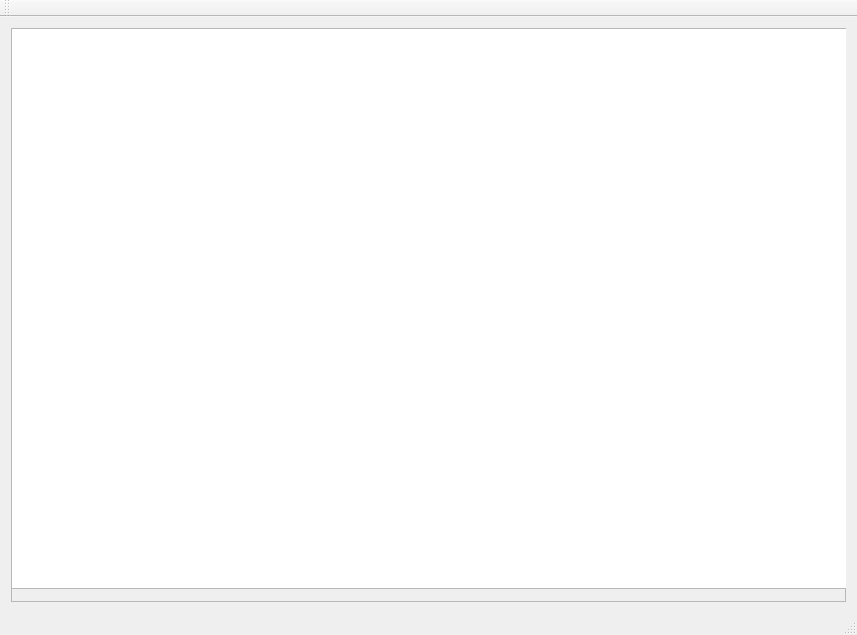
<?xml version="1.0" encoding="UTF-8"?>
<ui version="4.0">
 <class>BombastEditor</class>
 <widget class="QMainWindow" name="BombastEditor">
  <property name="geometry">
   <rect>
    <x>0</x>
    <y>0</y>
    <width>857</width>
    <height>635</height>
   </rect>
  </property>
  <property name="windowTitle">
   <string>BombastEditor</string>
  </property>
  <widget class="QWidget" name="centralWidget">
   <layout class="QVBoxLayout" name="verticalLayout">
    <item>
     <layout class="QGridLayout" name="gridLayout">
      <item row="0" column="0">
       <widget class="QFrame" name="graphicsFrame">
        <property name="sizePolicy">
         <sizepolicy hsizetype="Preferred" vsizetype="Preferred">
          <horstretch>2</horstretch>
          <verstretch>2</verstretch>
         </sizepolicy>
        </property>
        <property name="autoFillBackground">
         <bool>false</bool>
        </property>
        <property name="frameShape">
         <enum>QFrame::StyledPanel</enum>
        </property>
        <property name="frameShadow">
         <enum>QFrame::Raised</enum>
        </property>
        <widget class="QGraphicsView" name="graphicsView">
         <property name="geometry">
          <rect>
           <x>0</x>
           <y>0</y>
           <width>841</width>
           <height>561</height>
          </rect>
         </property>
         <property name="sizePolicy">
          <sizepolicy hsizetype="Preferred" vsizetype="Preferred">
           <horstretch>1</horstretch>
           <verstretch>1</verstretch>
          </sizepolicy>
         </property>
        </widget>
       </widget>
      </item>
     </layout>
    </item>
   </layout>
  </widget>
  <widget class="QMenuBar" name="menuBar">
   <property name="geometry">
    <rect>
     <x>0</x>
     <y>0</y>
     <width>857</width>
     <height>21</height>
    </rect>
   </property>
  </widget>
  <widget class="QToolBar" name="mainToolBar">
   <attribute name="toolBarArea">
    <enum>TopToolBarArea</enum>
   </attribute>
   <attribute name="toolBarBreak">
    <bool>false</bool>
   </attribute>
  </widget>
  <widget class="QStatusBar" name="statusBar"/>
 </widget>
 <layoutdefault spacing="6" margin="11"/>
 <resources/>
 <connections/>
</ui>
